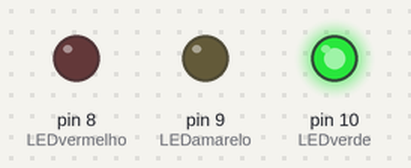
The sketch below on a simulated Arduino Uno, built with avr-gcc and run on an emulated ATmega328P. On the bench: output pins drawn as LEDs (lit = HIGH).

Above: at 1.0 s.
At 2.2 s:
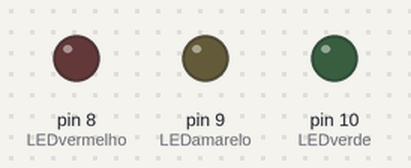
At 3.7 s:
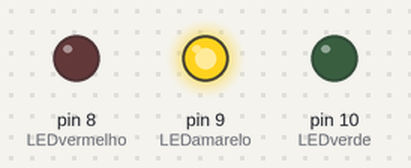
At 6.5 s:
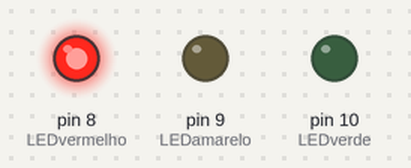
Timing chart, 0 to 10.4 s (numbered marks = the images above):
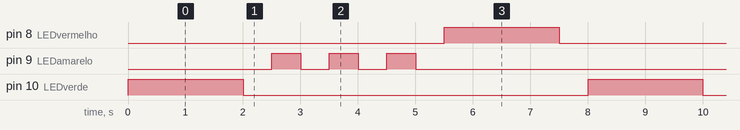

The sketch:

semafarosimples.ino
```cpp
#define LEDverde 10
#define LEDamarelo 9
#define LEDvermelho 8


void setup()
{
  pinMode (LEDvermelho, OUTPUT);
  pinMode (LEDamarelo, OUTPUT);
  pinMode (LEDverde, OUTPUT);
}

void loop()
{
  //ativação do LED verde
  digitalWrite (LEDvermelho, LOW);
  digitalWrite(LEDverde, HIGH);
  delay(2000);
  digitalWrite(LEDverde, LOW);
  delay(500);

  //ativação do LED amarelo (oscilante)
  for (int i =  0; i < 3; i++){
    digitalWrite(LEDamarelo, HIGH);
    delay(500);
    digitalWrite(LEDamarelo, LOW);
    delay(500);
  }

  //ativação do LED vermelho
  digitalWrite(LEDvermelho, HIGH);
  delay(2000);
  digitalWrite(LEDvermelho, LOW);
  delay(500);
}
```

Measured:
- by itself, pin 8 (LEDvermelho), pin 10 (LEDverde): alternates HIGH for 2.0 s and LOW for 6.0 s
- by itself, pin 9 (LEDamarelo): repeats every 8.0 s: 2 × (LOW 0.50 s, HIGH 0.50 s), LOW 5.5 s, HIGH 0.50 s
- by itself, everything shown: repeats every 8.0 s, in 10 steps
